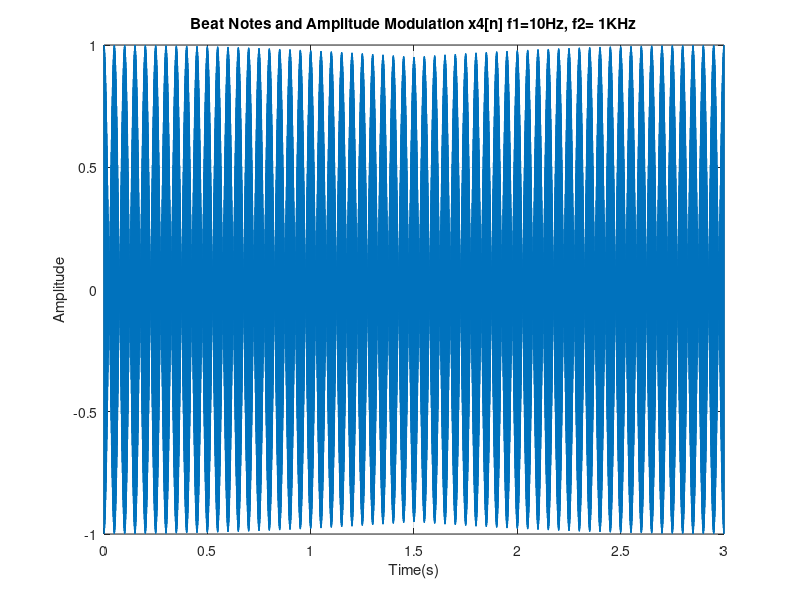
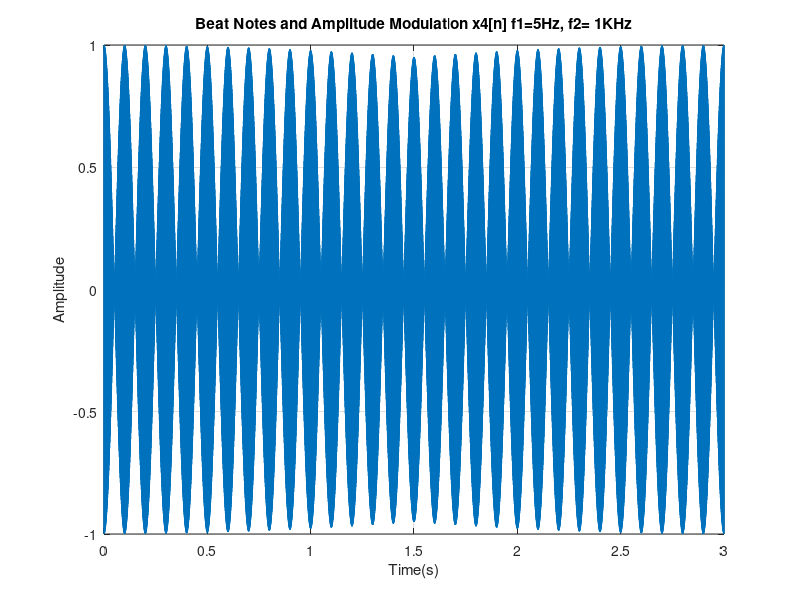
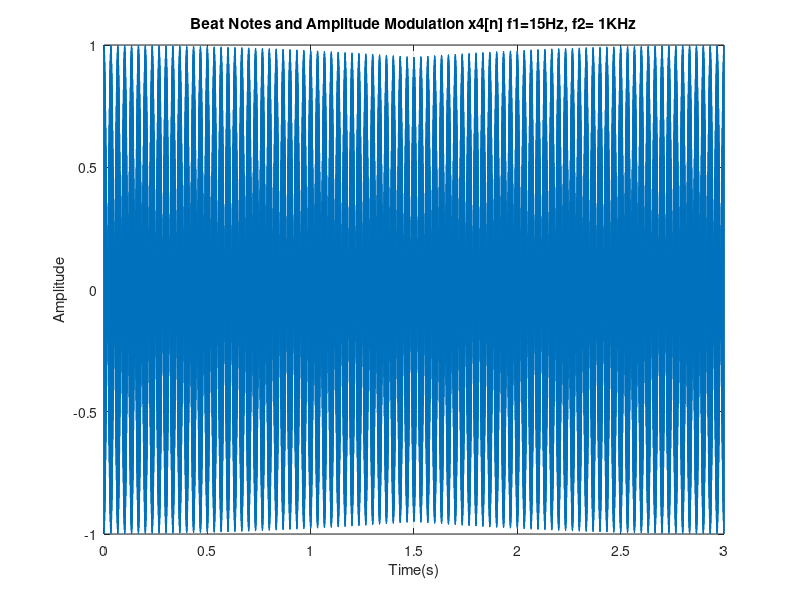

Reproduce these figures in MATLAB, in order.
%%
% *Part 4: Beat Notes and Amplitude Modulation* 

Ts = 0.0001;
dur = 3.0;
t = linspace(0, dur, dur * 1/Ts);

%-- f1=10Hz, f2= 1KHz

f1 = 10;
f2 = 1000;

x4 = cos(2*pi*f1*t) .* cos(2*pi*f2*t);


figure;
plot(t,x4);
xlabel('Time(s)');
ylabel('Amplitude');
title('Beat Notes and Amplitude Modulation x4[n] f1=10Hz, f2= 1KHz');
xlim([0 3]);
ylim([-1 1]);
grid on; 


soundsc(x4, 1/Ts);
pause(3);



%-- f1=5Hz, f2= 1KHz

f1_1 = 5;
f2 = 1000;

x4_1 = 0.5 * (cos(2*pi*(f1_1+f2)*t) + cos(2*pi*(f2-f1_1)*t));


figure;
plot(t,x4_1);
xlabel('Time(s)');
ylabel('Amplitude');
title('Beat Notes and Amplitude Modulation x4[n] f1=5Hz, f2= 1KHz');
xlim([0 3]);
ylim([-1 1]);
grid on; 


soundsc(x4_1, 1/Ts);
pause(3);

%-- f1=15Hz, f2= 1KHz

f1_2 = 15;
f2 = 1000;

x4_2 = 0.5 * (cos(2*pi*(f1_2+f2)*t) + cos(2*pi*(f2-f1_2)*t));


figure;
plot(t,x4_2);
xlabel('Time(s)');
ylabel('Amplitude');
title('Beat Notes and Amplitude Modulation x4[n] f1=15Hz, f2= 1KHz');
xlim([0 3]);
ylim([-1 1]);
grid on; 


soundsc(x4_2, 1/Ts);
pause(3);

%----------------------